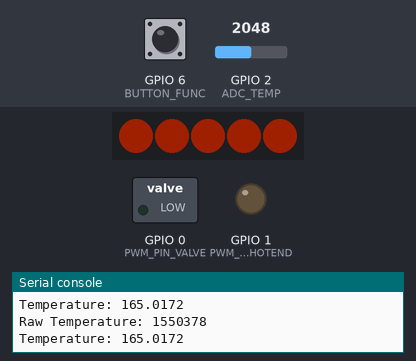
Recording of a program running on a simulated ESP32 board running MicroPython. Parts: 5 RGB LEDs in strip order, left to right, switched loads named in the program (green lamp = pin HIGH), output pins drawn as LEDs (lit = HIGH), the last lines printed to the serial console. The inputs (shaded band) are chosen by the test bench; at power-on: GPIO 6 (BUTTON_FUNC) HIGH, GPIO 2 (ADC_TEMP) = 2048 (analog values on the 0–4095 scale). Dim RGB values are drawn brighter than linear.

Above: at 1.2 s.
1.3 s: GPIO 6 (BUTTON_FUNC) pulled LOW for 0.3 s
At 3.1 s:
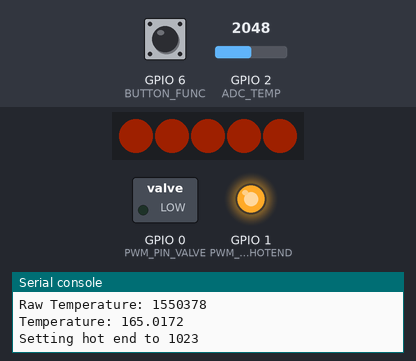
3.5 s: GPIO 2 (ADC_TEMP) set to 3603
At 4.4 s:
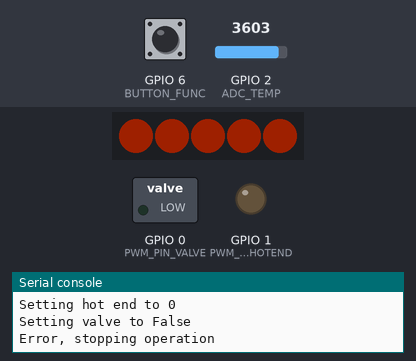
Timing chart, 0 to 6.5 s (numbered marks = the images above; inputs shaded):
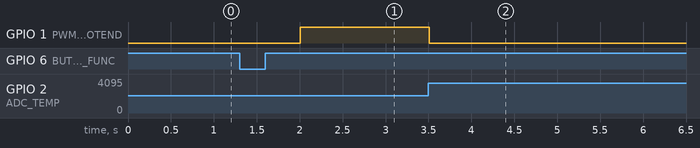

Measured:
- after the input at 1.3 s, GPIO 1 (PWM_PIN_HOTEND): LOW → HIGH after 0.71 s
- after the input at 3.5 s, GPIO 1 (PWM_PIN_HOTEND): HIGH → LOW at once

The program:

main.py
```python
from machine import Pin, I2C, PWM, ADC
import time
import neopixel

# Board Constants
LED_READY = 0
LED_VALVE = 3
LED_HOTEND = 1
LED_ERROR = 2

LED_SK6812 = Pin(8)

ADC_TEMP = Pin(2)

PWM_PIN_VALVE = Pin(0)
PWM_PIN_HOTEND = Pin(1)

I2C0_SCL = Pin(4)
I2C0_SDA = Pin(5)
I2C0_PCA9536_ADDR = 65

BUTTON_FUNC = Pin(6, Pin.IN, Pin.PULL_UP)
BUTTON_TRIG = Pin(7, Pin.IN, Pin.PULL_UP)

# State
ledState = 0
error = False
active = False
i2c = None
hotend = None
valve = None
tempsens = None
rgbLeds = None

def setBit(v, index, x):
    mask = 1 << index
    v &= ~mask
    v |= x << index
    return v

def initHardware():
    global i2c, hotend, valve, tempsens, rgbLeds

    # LEDs on PCA9536 IO Expander
    #i2c = I2C(0, scl=I2C0_SCL, sda=I2C0_SDA)
    # intialize pins as outputs
    #i2c.writeto(I2C0_PCA9536_ADDR, bytes([0x03, 0x00]))
    # disable all LEDs
    #i2c.writeto(I2C0_PCA9536_ADDR, bytes([0x01, ledState]))

    # SK6812 LEDs
    rgbLeds = neopixel.NeoPixel(LED_SK6812, 5, 3)

    # PWM
    # Hotend
    hotend = PWM(PWM_PIN_HOTEND, freq=20000, duty_u16=512)
    hotend.duty(0)
    # Valve
    valve = PWM(PWM_PIN_VALVE, freq=20000, duty_u16=512)
    valve.duty(0)

    # Temperature Sensor
    tempsens = ADC(ADC_TEMP, atten=ADC.ATTN_11DB)

    # Set button interrupt handler
    BUTTON_TRIG.irq(trigger=Pin.IRQ_RISING|Pin.IRQ_FALLING, handler=handleTrigPress)
    BUTTON_FUNC.irq(trigger=Pin.IRQ_RISING, handler=handleFuncPress)

def handleFuncPress(pin):
    global active, error
    if not active or error:
        print("Function button pressed, activating..")
        active = True
        error = False
        setLED(LED_READY, 1)

def handleTrigPress(pin):
    time.sleep(0.01)
    if pin.value():
        setValve(False)
    else:
        setValve(True)

def setLED(ledIndex, val):
    global ledState

    ledState = setBit(ledState, ledIndex, val)
    #i2c.writeto(I2C0_PCA9536_ADDR, bytes([0x01, ledState]))

def setHotend(value):
    global hotend

    print(f"Setting hot end to {value}")
    if value == 0:
        setLED(LED_HOTEND, 0)
    else:
        setLED(LED_HOTEND, 1)
    hotend.duty(value)

def setValve(value):
    global valve

    print(f"Setting valve to {value}")
    if value:
        setLED(LED_VALVE, 1)
        valve.duty(250)
    else:
        setLED(LED_VALVE, 0)
        valve.duty(0)

def readTemp():
    global tempsens
    return tempsens.read_uv()

def convertTemp(rawTemp):
    poly1 = 1.79E-04 * rawTemp
    poly2 = -8.8E-11 * rawTemp ** 2
    poly3 = 2.04E-17 * rawTemp ** 3
    return 23 + poly1 + poly2 + poly3

initHardware()

rgbLeds.fill(bytes([30, 6, 0]))
rgbLeds.write()

setHotend(0)

while True:
    temp = convertTemp(readTemp())
    print(f"Raw Temperature: {readTemp()}")
    print(f"Temperature: {temp}")

    if temp > 230:
        setHotend(0)
        setValve(False)
        setLED(LED_READY, 0)
        setLED(LED_ERROR, 1)
        print("Error, stopping operation")
        break

    tTarget = 220
    tReal = temp
    tDelta = tTarget - tReal

    if active and not error:
        if tDelta > 30:
            setHotend(1023)
        elif tDelta > 5:
            if BUTTON_TRIG.value():
                setHotend(800)
            else:
                setHotend(1000)
        elif tReal < tTarget and tDelta > -5:
            if BUTTON_TRIG.value():
                setHotend(160)
            else:
                setHotend(254)
        else:
            setHotend(0)

    time.sleep(0.5)
```
